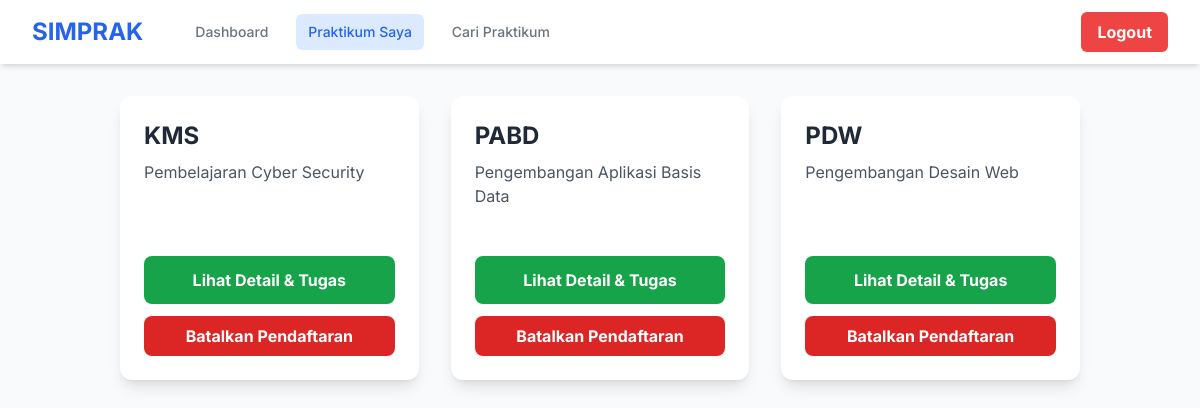
/mahasiswa/my_courses.php (signed in), run on the app's committed database.
### tables this page shows
CREATE TABLE `mata_praktikum` (
  `id` int(11) NOT NULL,
  `nama_praktikum` varchar(150) NOT NULL,
  `deskripsi` text DEFAULT NULL
);

### mahasiswa/my_courses.php (the view, shortened to what this page needs)
<?php
require_once '../config.php';
$mahasiswa_id = $_SESSION['user_id'];
require_once 'templates/header_mahasiswa.php';
?>
<div class="grid grid-cols-1 md:grid-cols-2 lg:grid-cols-3 gap-8">
    <?php
    $sql = "SELECT mp.id, mp.nama_praktikum, mp.deskripsi
            FROM pendaftaran_praktikum pp
            JOIN mata_praktikum mp ON pp.praktikum_id = mp.id
            WHERE pp.mahasiswa_id = ?
            ORDER BY mp.nama_praktikum ASC";
    $stmt = $conn->prepare($sql);
    $stmt->bind_param("i", $mahasiswa_id);
    $stmt->execute();
    $result = $stmt->get_result();
    if ($result && $result->num_rows > 0):
        while($row = $result->fetch_assoc()):
    ?>
    <div class="bg-white rounded-xl shadow-lg overflow-hidden flex flex-col">
        <div class="p-6 flex-grow">
            <h3 class="text-2xl font-bold text-gray-800 mb-2"><?php echo htmlspecialchars($row['nama_praktikum']); ?></h3>
            <p class="text-gray-600 text-base mb-6">
                <?php echo htmlspecialchars($row['deskripsi']); ?>
            </p>
        </div>
        <div class="p-6 pt-0">
            <a href="course_detail.php?id=<?php echo $row['id']; ?>" class="block text-center w-full bg-green-600 hover:bg-green-700 text-white font-bold py-3 px-4 rounded-lg transition-colors duration-300 mb-3">
                Lihat Detail & Tugas
            </a>
            <form action="my_courses.php" method="POST" onsubmit="return confirm('Anda yakin ingin membatalkan pendaftaran dari praktikum ini?');">
                <button type="submit" name="batal_daftar" class="w-full bg-red-600 hover:bg-red-700 text-white font-bold py-2 px-4 rounded-lg transition-colors duration-300">
                    Batalkan Pendaftaran
                </button>
            </form>
        </div>
    </div>
    <?php
        endwhile;
    endif;
    ?>
</div>
<?php
require_once 'templates/footer_mahasiswa.php';
?>

### mahasiswa/templates/header_mahasiswa.php (style rules this page uses)
body { font-family: 'Inter', sans-serif; }

### data on the page
mata_praktikum: nama_praktikum "KMS", deskripsi "Pembelajaran Cyber Security"
mata_praktikum: nama_praktikum "PABD", deskripsi "Pengembangan Aplikasi Basis Data"
mata_praktikum: nama_praktikum "PDW", deskripsi "Pengembangan Desain Web"
